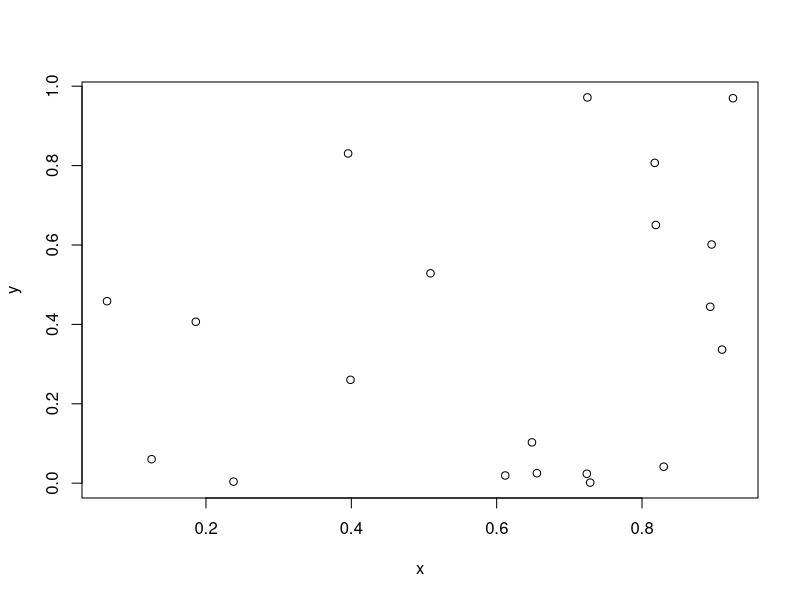

This figure's R source:
# hardy-weinberg equilibrium
# function: hardy-weinburg
# inputs: p - allele frequency of dominant allele
# outputs: q (recessive) - frequencies of the 3 genotypes (fAA, fAB, fBB)

hardy_weinburg <- function(p = runif(1)){
  q <- 1 - p
  fAA <- p^2
  fAB <- 2*p*q
  fBB <- q^2
out_vec <- signif(c(q=q, p=p, AA=fAA, BB=fBB, AB=fAB), digits = 3)

return(out_vec)
}

hardy_weinburg(p = 0.3)

# global vs local parameters
my_func <- function(a=3, b=4){
  z <- a+b
  return(z)
}

my_func()

# passing global variables properly
my_func_2 <- function(first, second){
  z <- first + second
  return(z)

}

my_bad_func <- function(a=3){
  z <- a+b
  return(z)
}

# regression function
# function: fit_linear
# purpose: fits a simple lin reg
# inputs: numeric vector or predictos x and response y
# out: slope & p-value
fit_linear <- function(x=runif(20), y=runif(20)){
  my_mod <- lm(y~x)
  my_out <- c(slope=summary(my_mod)$coefficients[2,1],
  p_value=summary(my_mod)$coefficients[2,4])

  plot(x=x, y=y)
  return(my_out)
}
fit_linear()

# 